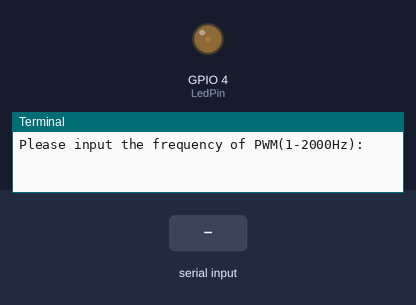
This program was run on a simulated Raspberry Pi (BCM pin numbers). Shown: output pins drawn as LEDs (lit = HIGH), the last lines printed to the terminal. Dashed ring = blinking. The test bench sets the inputs (shaded band).

Above: at 1.2 s.
1.3 s: "5" typed at the terminal, then Enter
At 4.2 s:
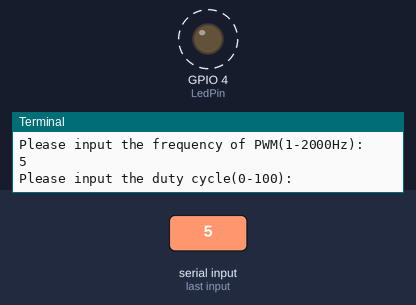
4.3 s: "0" typed at the terminal, then Enter
At 5.0 s:
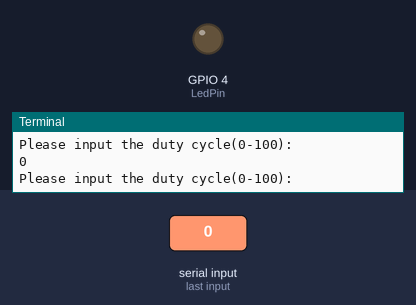
5.8 s: "90" typed at the terminal, then Enter
At 14.7 s:
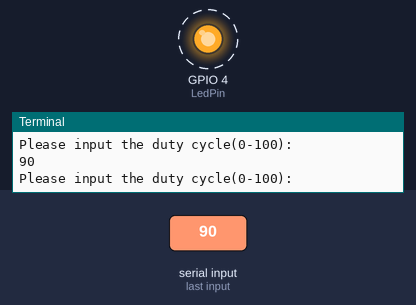
Timing chart, 0 to 14.8 s (numbered marks = the images above; inputs shaded):
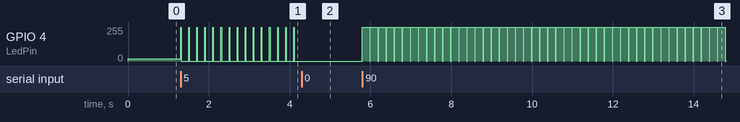

The program:

pwmtest.py
```python
#-*- coding:UTF-8 -*-（添加）
import RPi.GPIO as GPIO                 # 引入GPIO模块

if __name__ == '__main__':
    LedPin = 4


    freq = 50                          # 存放PWM频率变量，这里初始值为100，可以根据实际需要修改
    dc = 7.2                           # 存放PWM占空比变量，这里初始值为0，可以根据实际需要修改


    GPIO.setmode(GPIO.BCM)              # 使用BCM编号方式
    GPIO.setup(LedPin, GPIO.OUT)        # 将GPIO设置为输出模式

    pwm = GPIO.PWM(LedPin, freq)        # 创建PWM对象，并指定初始频率
    pwm.start(dc)                       # 启动PWM，并指定初始占空比

    try:
        freq = int(input("Please input the frequency of PWM(1-2000Hz): "))  # 等待输入新PWM频率
        pwm.ChangeFrequency(freq)       # 改变PWM频率
        while True:
            dc = float(input("Please input the duty cycle(0-100): "))         # 等待输入新PWM占空比
            pwm.ChangeDutyCycle(dc)     # 改变PWM占空比
    finally:
        pwm.stop()                      # 停止PWM
        GPIO.cleanup()                  # 清理释放GPIO资源，将GPIO复位
```

Measured:
- after the input at 1.3 s, GPIO 4 (LedPin): alternates 255/255 for 0.01 s and 0/255 for 0.19 s, starting at once
- after the input at 4.3 s, GPIO 4 (LedPin): stops changing and stays 0/255
- after the input at 5.8 s, GPIO 4 (LedPin): alternates 255/255 for 0.18 s and 0/255 for 0.02 s, starting at once
